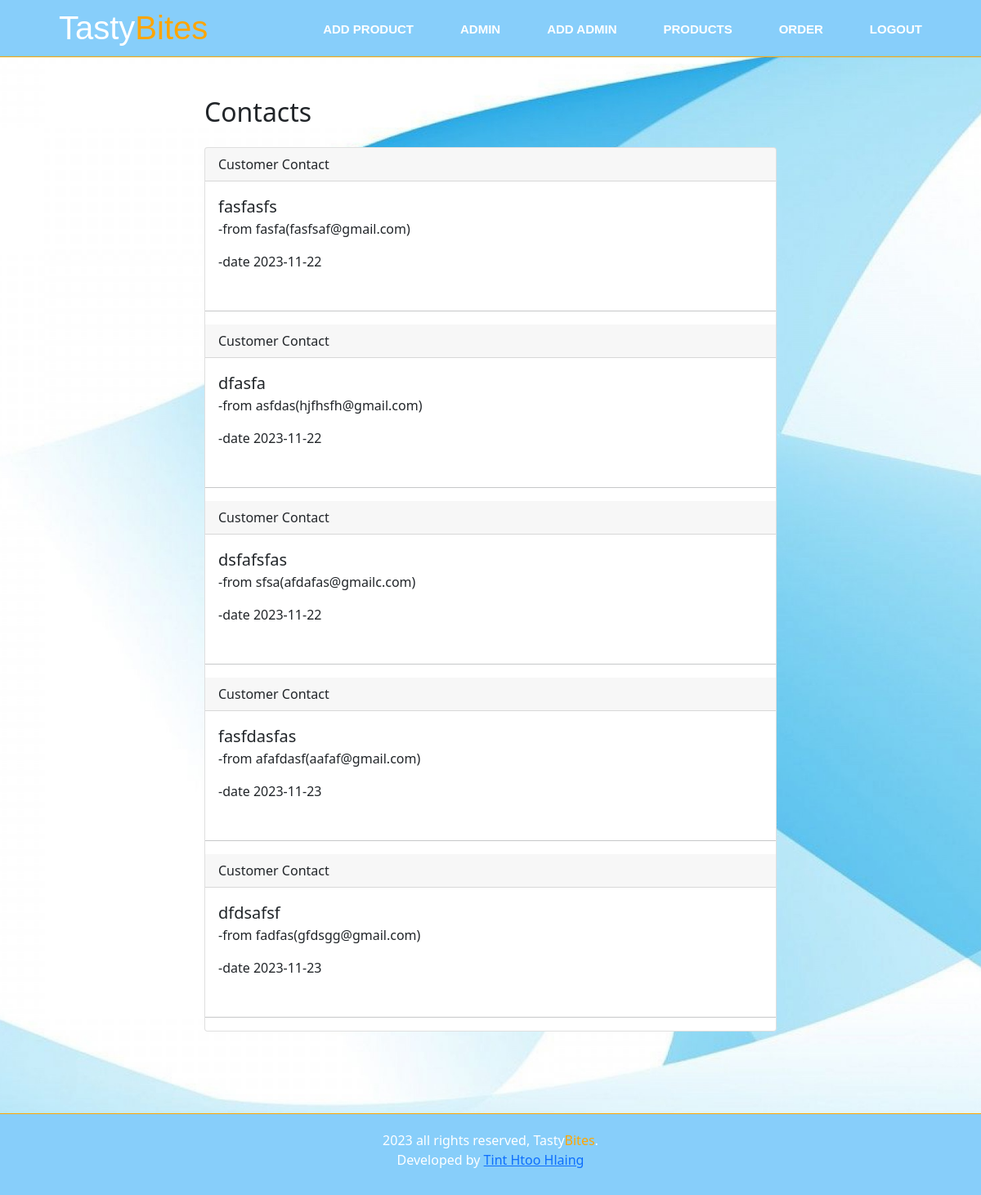
Screenshot of /admin/contact.php (signed in) with the database file from the repository.
### tables this page shows
CREATE TABLE `contact` (
  `id` int(11) NOT NULL,
  `name` varchar(100) NOT NULL,
  `email` varchar(100) NOT NULL,
  `subject` varchar(500) NOT NULL,
  `contact_date` date NOT NULL
);

### admin/contact.php (the view, shortened to what this page needs)
<?php
    include('connection.php');
?>
<!DOCTYPE html>
<html>
<head>
    <link rel="stylesheet" href="https://cdnjs.cloudflare.com/ajax/libs/font-awesome/5.15.3/css/all.min.css">
    <link rel="stylesheet" type="text/css" href="add-product.css">
    <link href="https://cdn.jsdelivr.net/npm/bootstrap@5.1.3/dist/css/bootstrap.min.css" rel="stylesheet">
</head>
<body>
    <div>
        <nav class="nav-section">
            <a class="logo" style="text-decoration: none; margin-top: 10px;"><h1>Tasty<span>Bites</span></h1></a>
            <div class="menu">
                <ul><a href="add-product.php" style="text-decoration: none;">add product</a></ul>
                <ul><a href="admin.php" style="text-decoration: none;">admin</a></ul>
                <ul><a href="add-admin.php" style="text-decoration: none;">add admin</a></ul>
                <ul><a href="product.php" style="text-decoration: none;">products</a></ul>
                <ul><a href="order.php" style="text-decoration: none;">order</a></ul>
                <ul><a href="logout.php" style="text-decoration: none;">logout</a></ul>
            </div>
        </nav>
    </div>
                <h2 class="col-7 m-auto mt-5 mb-4">Contacts</h2>
                <div class="card col-7 m-auto mt-3 mb-4">
            <?php
                $sql = "SELECT * FROM contact";
                $result = mysqli_query($con, $sql);
                $count = mysqli_num_rows($result);
                if ($count>0) {
                    while($row=mysqli_fetch_assoc($result)){
                    $name = $row['name'];
                    $email = $row['email'];
                    $subject = $row['subject'];
                    $date = $row['contact_date'];
                    ?>
                  <div class="card-header">
                    Customer Contact
                  </div>
                  <div class="card-body height-30%">
                    <blockquote class="blockquote mb-0">
                    <p><?php echo $subject; ?></p>
                    </blockquote>
                    <p>-from <?php echo $name; ?>(<?php echo $email; ?>)</p>
                    <p>-date <?php echo $date; ?></p>
                </div><hr>
                  <?php
                    }
                }
             ?> </div>
    <?php include('footer.php'); ?>
</body>
</html>

### admin/add-product.css (style rules this page uses)
* { margin: 0; padding: 0; box-sizing: border-box; list-style-type: none; text-decoration: none; }
body { background-image: url('img/bg.jpg'); background-position: center; background-size: cover; background-attachment: fixed; }
.nav-section { background-color: lightskyblue; height: 70px; width: 100%; display: flex; justify-content: space-between; border-bottom: 1px solid orange; }
.logo { font-family: 'Skranji', sans-serif; line-height: 70px; margin-left: 6%; font-size: 20px; color: white; transition: color 0.5s; }
.logo span { color: orange; }
.menu { display: flex; line-height: 70px; margin-right: 6%; }
.menu ul a { margin-left: 25px; text-transform: uppercase; font-size: 15px; font-weight: bold; font-family: 'Skranji', sans-serif; color: white; transition: color 0.5s; }

### admin/footer.css (style rules this page uses)
* { margin: 0; padding: 0; }

### rows the page displays
contact: subject "fasfasfs", name "fasfa", email "fasfsaf@gmail.com", contact_date "2023-11-22"
contact: subject "dfasfa", name "asfdas", email "hjfhsfh@gmail.com", contact_date "2023-11-22"
contact: subject "dsfafsfas", name "sfsa", email "afdafas@gmailc.com", contact_date "2023-11-22"
contact: subject "fasfdasfas", name "afafdasf", email "aafaf@gmail.com", contact_date "2023-11-23"
contact: subject "dfdsafsf", name "fadfas", email "gfdsgg@gmail.com", contact_date "2023-11-23"
